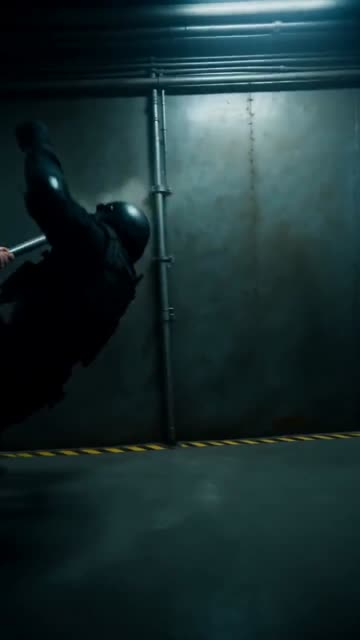
#> input picture lib/action.jpg, 360 x 640 px
$ python make-fog.py ../../lib/action.jpg ../../lib/alors.jpg
#> lines starting #> are read from the running program, lines starting #| are printed output that depends on the picture
"""A fogged-glass version of a film's first frame, for the steam gate.

The gate cuts the written words out of this image, and through them the film
shows sharp: so the fog must be made from the very same frame, blurred,
lifted towards white, and beaded with droplets (sharper and darker at their
lower edge, with a bright spot of light at the top, like real condensation).

usage: python3 make-fog.py <frame.png> <out.webp>
"""
import sys, random
from PIL import Image, ImageFilter, ImageDraw, ImageChops

src, out = sys.argv[1], sys.argv[2]
im = Image.open(src).convert("RGB")
#> im is the input picture: PIL image 360x640 RGB; mean R, G, B 26.5, 47, 48.8
W, H = im.size
#> W = 360; H = 640
random.seed(7)

# the fog: a heavy blur, lifted towards a warm white, denser near the edges
fog = im.filter(ImageFilter.GaussianBlur(W * 0.03))
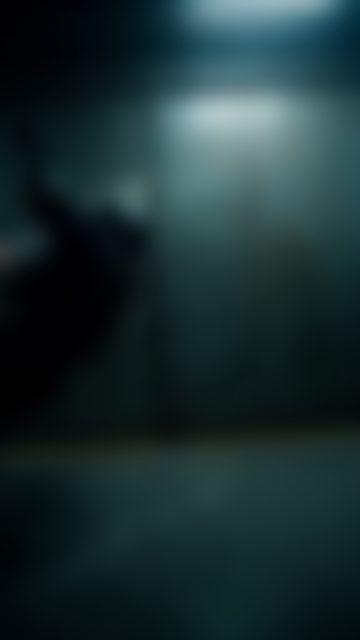
#> fog: PIL image 360x640 RGB; mean R, G, B 26.5, 46.9, 48.7
white = Image.new("RGB", (W, H), (248, 241, 239))
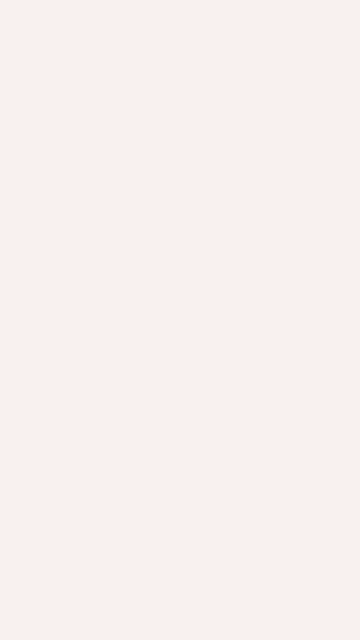
#> white: PIL image 360x640 RGB; mean R, G, B 248, 241, 239
fog = Image.blend(fog, white, 0.5)
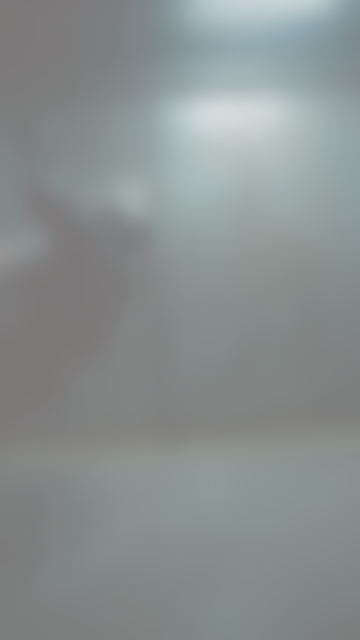
#> fog: PIL image 360x640 RGB; mean R, G, B 137, 143.7, 143.6
edges = Image.radial_gradient("L").resize((W, H)).point(lambda v: int(min(255, v * 0.55)))
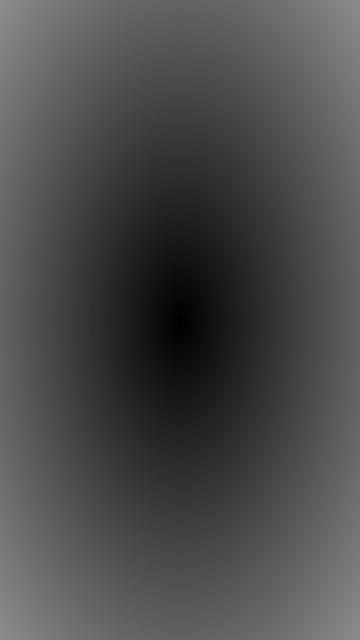
#> edges: PIL image 360x640 L; min 0, max 140, mean 75.5
fog = Image.composite(white, fog, edges)
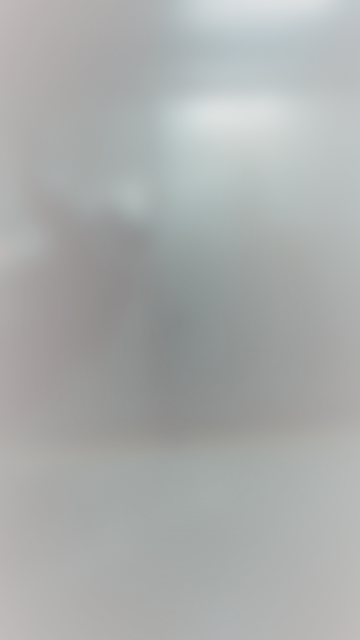
#> fog: PIL image 360x640 RGB; mean R, G, B 170.1, 172.7, 172

# fine grain of the condensation, centred so it neither lightens nor darkens
grain = Image.effect_noise((W, H), 10)
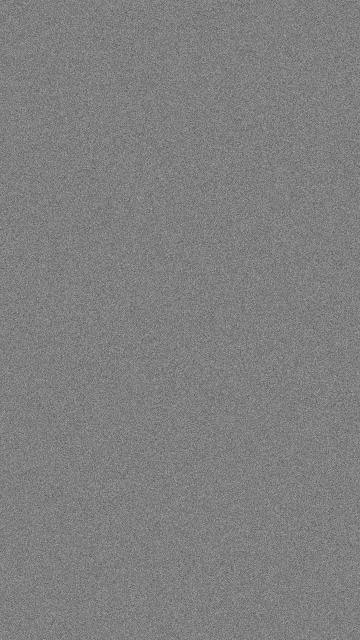
#> grain: PIL image 360x640 L; min 81, max 174, mean 127.5
fog = ImageChops.add(fog, Image.merge("RGB", [grain] * 3), scale=1.0, offset=-128)

# droplets: each a small lens of the sharp frame, a darker rim below and a highlight above
drops = ImageDraw.Draw(fog, "RGBA")
for _ in range(int(W * H / 3200)):
    r = random.choice([1, 1, 1.5, 2, 2, 2.5, 3, 4, 6])
    x, y = random.uniform(0, W), random.uniform(0, H)
    box = [x - r, y - r, x + r, y + r]
    # the clear lens: the sharp image under the drop, a touch darker
    patch = im.crop((int(x - r), int(y - r), int(x + r) + 1, int(y + r) + 1)).point(lambda v: int(v * 0.9))
    mask = Image.new("L", patch.size, 0)
    ImageDraw.Draw(mask).ellipse([0, 0, patch.size[0] - 1, patch.size[1] - 1], fill=210)
    fog.paste(patch, (int(x - r), int(y - r)), mask)
    drops.arc(box, 20, 160, fill=(120, 85, 95, 55), width=max(1, int(r / 3)))
    if r >= 2:
        hr = max(1, r * 0.3)
        drops.ellipse([x - r * 0.35 - hr, y - r * 0.4 - hr, x - r * 0.35 + hr, y - r * 0.4 + hr], fill=(255, 255, 255, 170))

fog.save(out, "WEBP", quality=84)
print(out, W, H)
#| ../../lib/alors.jpg 360 640

$ run again, on lib/basketball.jpg
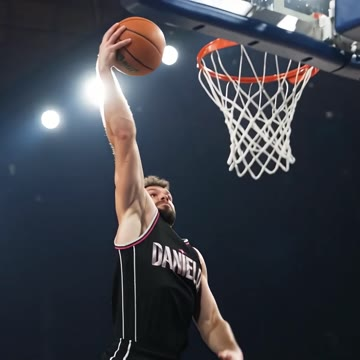
#> input picture lib/basketball.jpg, 360 x 360 px
#> im is the input picture: PIL image 360x360 RGB; mean R, G, B 61.7, 64.7, 72.9
#> `fog = Image.composite(white, fog, edges)`:
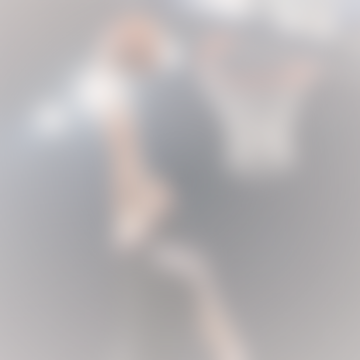
#> fog: PIL image 360x360 RGB; mean R, G, B 182.9, 179.3, 180.8
#> `grain = Image.effect_noise((W, H), 10)`:
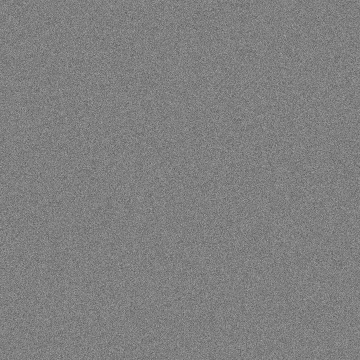
#> grain: PIL image 360x360 L; min 84, max 174, mean 127.5
#| ../../lib/basketball.jpg 360 360

$ run again, on lib/boombox.jpg
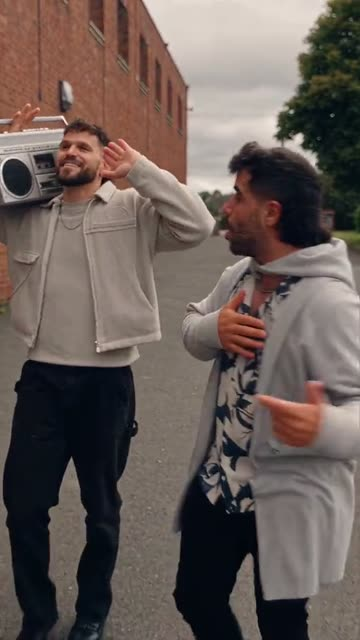
#> input picture lib/boombox.jpg, 360 x 640 px
#> im is the input picture: PIL image 360x640 RGB; mean R, G, B 104.3, 92, 87
#> `fog = Image.blend(fog, white, 0.5)`:
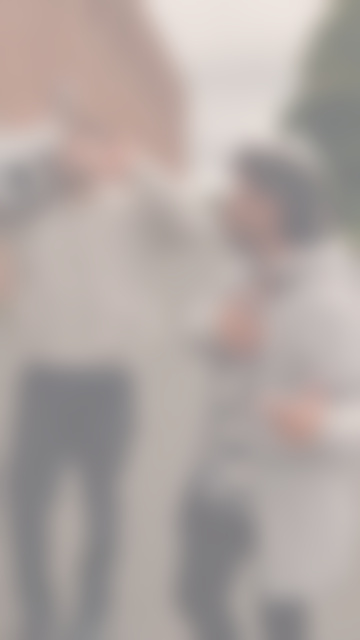
#> fog: PIL image 360x640 RGB; mean R, G, B 176, 166.3, 162.8
#> `fog = Image.composite(white, fog, edges)`:
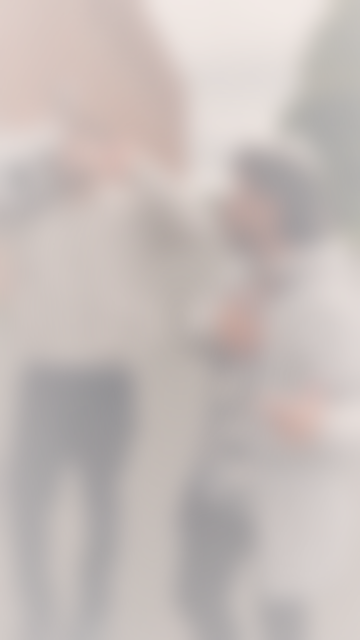
#> fog: PIL image 360x640 RGB; mean R, G, B 197.6, 188.6, 185.6
#| ../../lib/boombox.jpg 360 640

$ run again, on lib/bulin-47.jpg
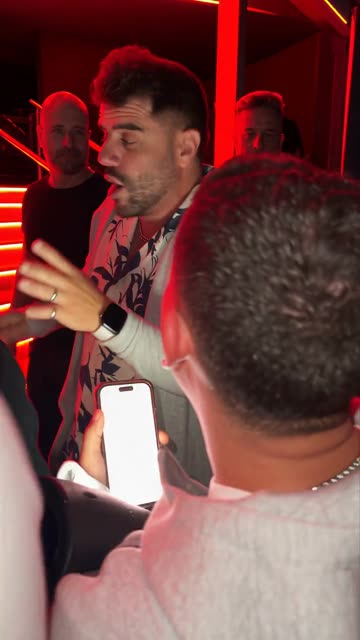
#> input picture lib/bulin-47.jpg, 360 x 640 px
#> im is the input picture: PIL image 360x640 RGB; mean R, G, B 117.8, 72.4, 69.5
#> `fog = Image.blend(fog, white, 0.5)`:
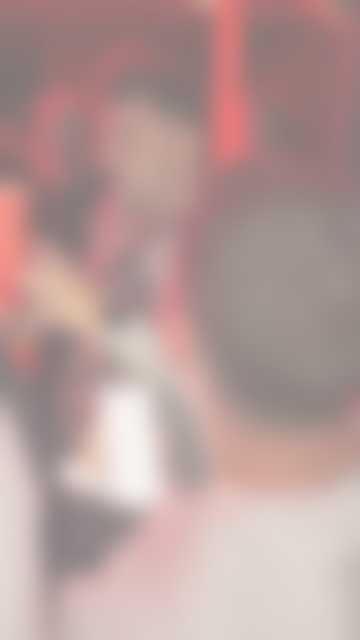
#> fog: PIL image 360x640 RGB; mean R, G, B 182.6, 156.5, 154
#> `fog = Image.composite(white, fog, edges)`:
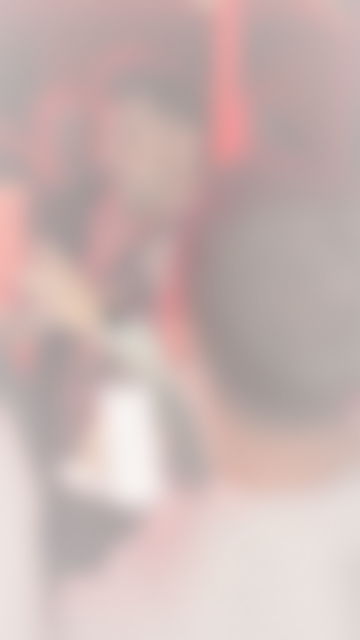
#> fog: PIL image 360x640 RGB; mean R, G, B 202.1, 181.6, 179.2
#| ../../lib/bulin-47.jpg 360 640
